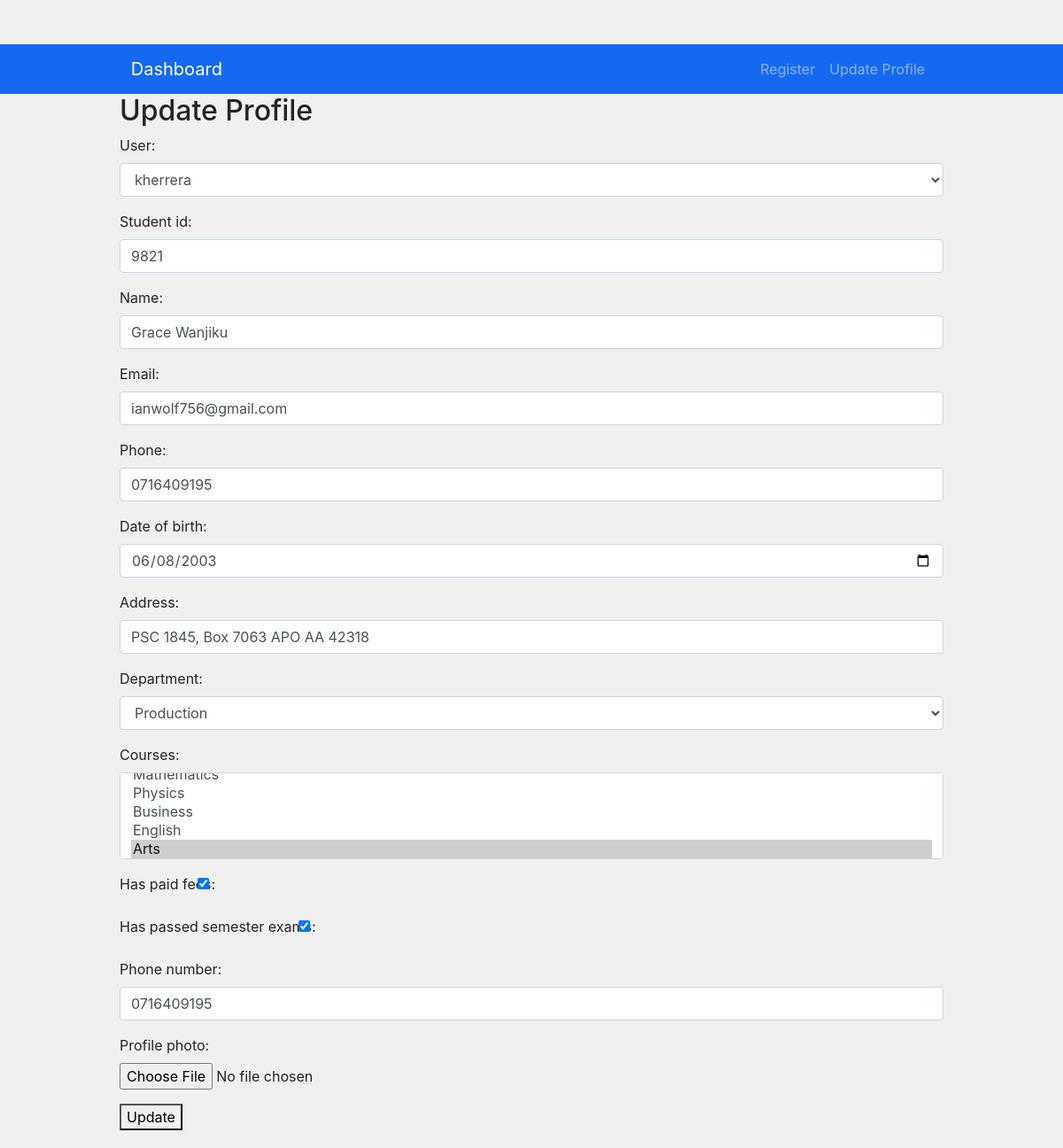
/update_profile/ (signed in), run on the app's committed database.
### otpa/models.py (models this page shows, shortened)
class Student(models.Model):
    user = models.OneToOneField(User, on_delete=models.CASCADE)
    student_id = models.CharField(max_length=100, unique=True)
    name = models.CharField(max_length=255)
    email = models.EmailField(unique=True)
    phone = models.CharField(max_length=15)
    date_of_birth = models.DateField(default=datetime.date.today)
    address = models.CharField(max_length=255)
    department = models.ForeignKey(Department, on_delete=models.CASCADE,  default=1)
    courses = models.ManyToManyField(Course)
    has_paid_fees = models.BooleanField(default=False)
    has_passed_semester_exams = models.BooleanField(default=False)
    phone_number = models.CharField(max_length=20)
    profile_photo = models.ImageField(upload_to='profile_photos/', null=True, blank=True)  # Profile photo field

### otpa/views.py (the view)
# urls.py: path('update_profile/', views.update_profile, name='update_profile'),
def update_profile(request):
	try:
		student = request.user.student
	except ObjectDoesNotExist:
		student = None
	if request.method == 'POST':
		form = StudentRecordForm(request.POST, instance=student)
		if form.is_valid():
			if student is None:
				student = form.save(commit=False)
				student.user = request.user
			form.save()
			messages.success(request, 'Profile updated successfully.')
			return redirect('student_dashboard')
	else:
		form = StudentRecordForm(instance=student)
	return render(request, 'update_profile.html', {'form': form})

### otpa/models.py (called while the page is built)
    def __str__(self):
        return self.name

    def __str__(self):
        return self.name

### otpa/templates/update_profile.html (shortened to what this page needs)
<!DOCTYPE html>
<html lang="en">
<head>
    <link href="https://stackpath.bootstrapcdn.com/bootstrap/4.5.2/css/bootstrap.min.css" rel="stylesheet">
    <link href="https://stackpath.bootstrapcdn.com/bootstrap/4.5.2/css/bootstrap-theme.min.css" rel="stylesheet">
</head>
<body>
    <nav class="navbar navbar-expand-lg navbar-dark " style="background-color: #1569f0;">
        <div class="container">
            <a class="navbar-brand" href="#">Dashboard</a>
            <div class="collapse navbar-collapse" id="navbarNav">
                <ul class="navbar-nav ml-auto">
                    <li class="nav-item">
                        <a class="nav-link" href="{% url 'register_student' %}">Register</a>
                    </li>
                    <li class="nav-item">
                        <a class="nav-link" href="{% url 'update_profile' %}">Update Profile</a>
                    </li>
                </ul>
            </div>
        </div>
    </nav>
    <div class="container">
        <h2>Update Profile</h2>
        <form method="post">
            {{ form.as_p }}
            <button type="submit">Update</button>
        </form>
    </div>
</body>
</html>

### otpa/templates/update_profile.html (style rules this page uses)
body { padding-top: 50px; padding-bottom: 20px; background-color: #f0f0f0; }
.container { width: 80%; margin: 0 auto; }

### data on the page
Student: user "kherrera", student_id "9821", name "Grace Wanjiku", email "ianwolf756@gmail.com", phone "0716409195", date_of_birth "06/08/2003", address "PSC 1845, Box 7063 APO AA 42318", department "Production", has_paid_fees "☑", has_passed_semester_exams "☑", phone_number "0716409195"
